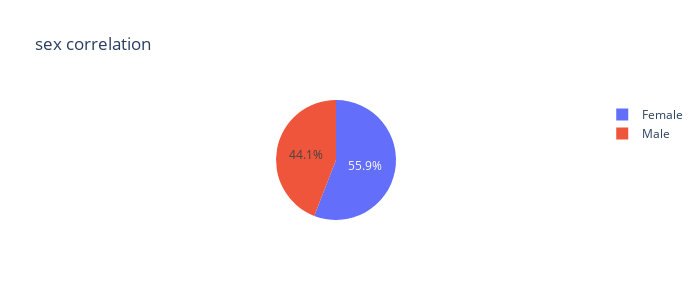

The notebook cell saved with this chart:
### Markdown cell above
# 9.6 Диаграма

------

Кто чаще уходит, мужчины или женщины? Постройте график, который иллюстрирует это.

### Code cell
px.pie(
data_frame = churn_data,
values = 'Exited',
names = 'Gender',
height = 300, 
width = 700,
title = 'sex correlation'
)

### Figure 1 — Plotly figure (JSON) as saved in the notebook; plotly's stock layout.template omitted (floating-point values rounded to 4 significant figures; data arrays with more than 128 entries replaced by an {"elided": "..."} marker saying what was removed)
{"data": [{"domain": {"x": [0, 1], "y": [0, 1]}, "hovertemplate": "Gender=%{label}<br>Exited=%{value}<extra></extra>", "labels": {"elided": "10000 str values"}, "legendgroup": "", "name": "", "showlegend": true, "type": "pie", "values": {"elided": "10000 int values"}}], "layout": {"height": 300, "legend": {"tracegroupgap": 0}, "title": {"text": "sex correlation"}, "width": 700}}
